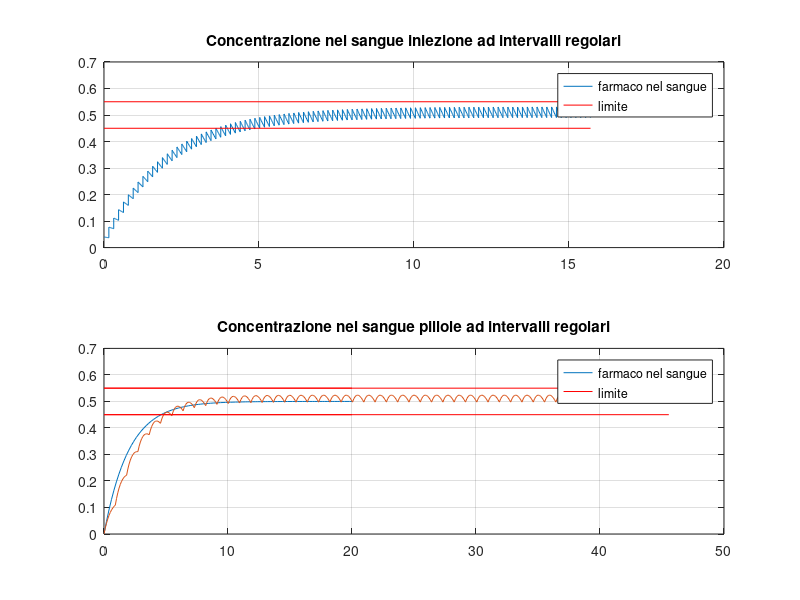

MATLAB code to generate this figure:
clear
clc
close all

%% 1.0-Inizializzazione

k1=1;
k2=0.5;
b1=0.5;
b2=1;

A=[-k1 0;k1 -k2];
B=[0  b2]';
C=[0 1];
D=0;

sys=ss(A,B,C,D);

%% 1.1-Raggiungibilità con solo con inezione in vena

rank(ctrb(sys))

%Rank(marice di raggiungibilita')<2 --> sistema non completamente
%raggiungibile, solo la x2 punto lo è

%% 1.2 solo in vene 

%% 1.2.1 continuo

uc=(0.5*k2/b2);
[YC,TC,XC]=step(sys*uc);

%% 1.2.2-Iniezioni ad intervalli regolari

% % tra 0.45-0.55
% deltaImpulsi=(log((0.55/0.45))/(k2));
% ampiezzaImpulsi=(exp(k2*deltaImpulsi)*0.45/(5.5*b2));

% tra 0.49-0.53
deltaImpulsi=-(log((0.49/0.53))/(k2));
ampiezzaImpulsi=(exp(k2*deltaImpulsi)/(27*b2));

numeroImpulsi=100;

t = linspace(0,deltaImpulsi,10);

x = [0 0];
Y = [];
X = [];
T = [];
for i = 1:numeroImpulsi
    [yl,tl,xl] = initial(sys,x,t);
    [yf,tf,xf] = impulse(sys*ampiezzaImpulsi,t);
    Y = [Y; yl+yf];
    X = [X; xl+xf];
    T = [T t+deltaImpulsi*(i-1)];
    x = [xf(end,:) + xl(end,:)];
end

%% 1.2.3-Grafici e vincoli
figure(1)
subplot(2,1,1)
plot(T,Y)
hold on 
plot([0 T(length(T))],[0.55 0.55],'r')
hold on 
plot([0 T(length(T))],[0.45 0.45],'r')
grid on
title('Concentrazione nel sangue iniezione ad intervalli regolari')
legend('farmaco nel sangue','limite')

subplot(2,1,2)
plot(TC,YC)
hold on 
plot([0 TC(length(TC))],[0.55 0.55],'r')
hold on 
plot([0 TC(length(TC))],[0.45 0.45],'r')
grid on
title('Concentrazione nel sangue iniezione continua')
legend('farmaco nel sangue','limite')

%% pulisco

clear
clc
close all

%% 2.0-Inizializazzione

clc
k1=1;
k2=0.5;
b1=0.5;
b2=1;

A=[-k1 0;k1 -k2];
B=[b1 0]';
C=[0 1];
D=0;

sys=ss(A,B,C,D);

%% 2.1-raggiungibilità ingestione

rank(ctrb(sys))

%Rank(marice di raggiungibilita')=2 --> sistema  completamente
%raggiungibile

%% 2.2-determinazione sperimentale
deltaImpulsi=1.8220/2;
ampiezzaImpulsi=0.9381/2;
numeroImpulsi=50;

t = linspace(0,deltaImpulsi,10);

x = [0 0];
Y = [];
X = [];
T = [];
for i = 1:numeroImpulsi
    [yl,tl,xl] = initial(sys,x,t);
    [yf,tf,xf] = impulse(sys*ampiezzaImpulsi,t);
    Y = [Y; yl+yf];
    X = [X; xl+xf];
    T = [T t+deltaImpulsi*(i-1)];
    x = xf(end,:) + xl(end,:);
end

%%2.3-Grafici e vincoli

figure(1)
plot(T,Y)
hold on 
plot([0 T(length(T))],[0.55 0.55],'r')
hold on 
plot([0 T(length(T))],[0.45 0.45],'r')
grid on
title('Concentrazione nel sangue pillole ad intervalli regolari')
legend('farmaco nel sangue','limite')

%% 2.4-Osservabilità del sistema

rank(obsv(sys))

%rango matrice osservabilità =2 ==> sistema completamente osservabile 

%% 2.5-osservabilità se cambia la trasformazione d'uscita 

%posso concludere che lo stato x1 diventerebbe osservabite mentre lo stato
%x2 non lo diventerebbe per il raggionamento iniziale che ha fatto il prof
%ragionamento (prima delle def di oss.tà):
%  _________________________schema_______________________
% |   ________________             ___________________   |
% |  |     x1(dot)    |---x1----> |      x2(dot)      |  |
% |   ‾‾‾‾‾‾‾‾‾‾‾‾‾‾‾‾    |        ‾‾‾‾‾‾‾‾‾‾‾‾‾‾‾‾‾‾‾   |
% |                       #--->y                         |
%  ‾‾‾‾‾‾‾‾‾‾‾‾‾‾‾‾‾‾‾‾‾‾‾‾‾‾‾‾‾‾‾‾‾‾‾‾‾‾‾‾‾‾‾‾‾‾‾‾‾‾‾‾‾‾ 
%ragionamento senza fare calcoli. facendo quindi i calcoli dovremmo
%ottenere che il rango della matrice osservabilità deve fare 1 e non piu 2:

C=[1 0];
sys=ss(A,B,C,D);
rank(obsv(sys))
